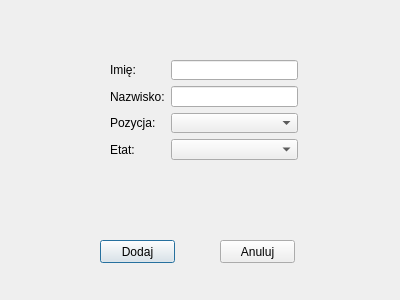
<?xml version="1.0" encoding="UTF-8"?>
<ui version="4.0">
 <class>addEmpDialog</class>
 <widget class="QDialog" name="addEmpDialog">
  <property name="geometry">
   <rect>
    <x>0</x>
    <y>0</y>
    <width>400</width>
    <height>300</height>
   </rect>
  </property>
  <property name="windowTitle">
   <string>Dialog</string>
  </property>
  <widget class="QPushButton" name="addButton">
   <property name="geometry">
    <rect>
     <x>100</x>
     <y>240</y>
     <width>75</width>
     <height>23</height>
    </rect>
   </property>
   <property name="text">
    <string>Dodaj</string>
   </property>
  </widget>
  <widget class="QPushButton" name="cancelButton">
   <property name="geometry">
    <rect>
     <x>220</x>
     <y>240</y>
     <width>75</width>
     <height>23</height>
    </rect>
   </property>
   <property name="text">
    <string>Anuluj</string>
   </property>
  </widget>
  <widget class="QWidget" name="">
   <property name="geometry">
    <rect>
     <x>110</x>
     <y>60</y>
     <width>188</width>
     <height>100</height>
    </rect>
   </property>
   <layout class="QFormLayout" name="formLayout">
    <item row="0" column="0">
     <widget class="QLabel" name="label">
      <property name="text">
       <string>Imię:</string>
      </property>
     </widget>
    </item>
    <item row="0" column="1">
     <widget class="QLineEdit" name="lineEdit"/>
    </item>
    <item row="1" column="0">
     <widget class="QLabel" name="label_2">
      <property name="text">
       <string>Nazwisko:</string>
      </property>
     </widget>
    </item>
    <item row="1" column="1">
     <widget class="QLineEdit" name="lineEdit_2"/>
    </item>
    <item row="2" column="0">
     <widget class="QLabel" name="label_3">
      <property name="text">
       <string>Pozycja:</string>
      </property>
     </widget>
    </item>
    <item row="2" column="1">
     <widget class="QComboBox" name="positionCombo"/>
    </item>
    <item row="3" column="0">
     <widget class="QLabel" name="label_4">
      <property name="text">
       <string>Etat:</string>
      </property>
     </widget>
    </item>
    <item row="3" column="1">
     <widget class="QComboBox" name="timeCombo"/>
    </item>
   </layout>
  </widget>
 </widget>
 <resources/>
 <connections>
  <connection>
   <sender>addButton</sender>
   <signal>clicked()</signal>
   <receiver>addEmpDialog</receiver>
   <slot>accept()</slot>
   <hints>
    <hint type="sourcelabel">
     <x>137</x>
     <y>251</y>
    </hint>
    <hint type="destinationlabel">
     <x>199</x>
     <y>149</y>
    </hint>
   </hints>
  </connection>
 </connections>
</ui>
